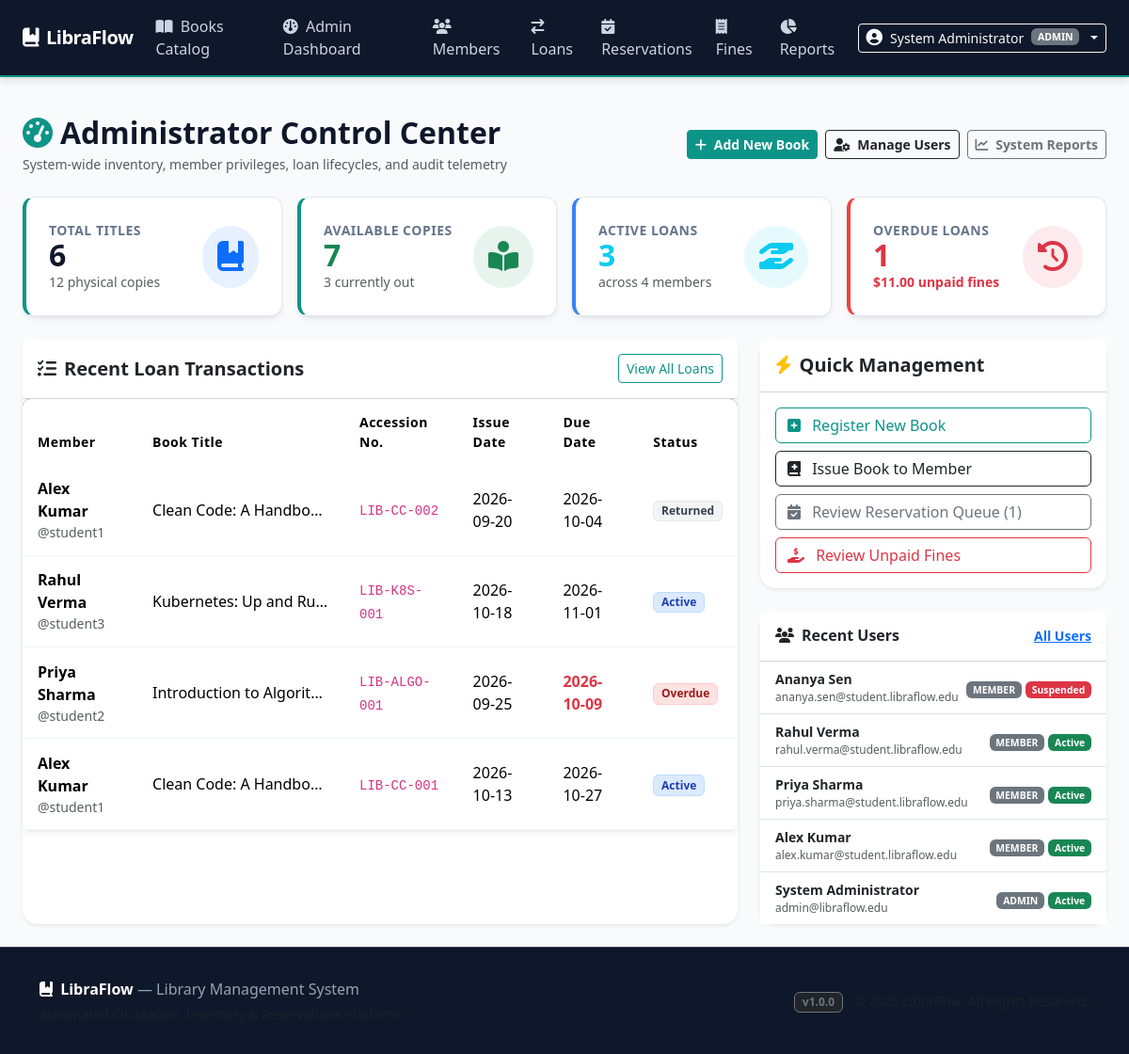
The page /admin/dashboard (signed in) on the database its author committed.
### tables this page shows
CREATE TABLE users (
    id INTEGER PRIMARY KEY AUTOINCREMENT,
    full_name TEXT NOT NULL,
    username TEXT UNIQUE NOT NULL,
    email TEXT UNIQUE NOT NULL,
    password_hash TEXT NOT NULL,
    role TEXT NOT NULL CHECK(role IN ('admin', 'librarian', 'member')),
    account_status TEXT NOT NULL DEFAULT 'active' CHECK(account_status IN ('active', 'suspended', 'inactive')),
    created_at TIMESTAMP DEFAULT CURRENT_TIMESTAMP
);

CREATE TABLE loans (
    id INTEGER PRIMARY KEY AUTOINCREMENT,
    book_copy_id INTEGER NOT NULL,
    member_id INTEGER NOT NULL,
    issue_date DATE NOT NULL,
    due_date DATE NOT NULL,
    return_date DATE,
    loan_status TEXT NOT NULL DEFAULT 'active' CHECK(loan_status IN ('active', 'returned', 'overdue')),
    created_at TIMESTAMP DEFAULT CURRENT_TIMESTAMP,
    FOREIGN KEY (book_copy_id) REFERENCES book_copies (id) ON DELETE RESTRICT,
    FOREIGN KEY (member_id) REFERENCES users (id) ON DELETE RESTRICT
);

CREATE TABLE books (
    id INTEGER PRIMARY KEY AUTOINCREMENT,
    isbn TEXT UNIQUE NOT NULL,
    title TEXT NOT NULL,
    author TEXT NOT NULL,
    publisher TEXT NOT NULL,
    category TEXT NOT NULL,
    publication_year INTEGER NOT NULL,
    description TEXT,
    created_at TIMESTAMP DEFAULT CURRENT_TIMESTAMP
);

CREATE TABLE book_copies (
    id INTEGER PRIMARY KEY AUTOINCREMENT,
    book_id INTEGER NOT NULL,
    accession_number TEXT UNIQUE NOT NULL,
    status TEXT NOT NULL DEFAULT 'available' CHECK(status IN ('available', 'borrowed', 'reserved', 'maintenance')),
    location TEXT NOT NULL,
    created_at TIMESTAMP DEFAULT CURRENT_TIMESTAMP,
    FOREIGN KEY (book_id) REFERENCES books (id) ON DELETE CASCADE
);

### app.py (the view)
    @app.route("/admin/dashboard")
    @login_required
    @roles_required("admin")
    def admin_dashboard():
        conn = get_db()
        sync_overdue_and_fines(conn, app.config["FINE_PER_DAY"])
        total_books = conn.execute("SELECT COUNT(*) as c FROM books").fetchone()["c"]
        total_copies = conn.execute("SELECT COUNT(*) as c FROM book_copies").fetchone()["c"]
        available_copies = conn.execute("SELECT COUNT(*) as c FROM book_copies WHERE status = 'available'").fetchone()["c"]
        borrowed_copies = conn.execute("SELECT COUNT(*) as c FROM book_copies WHERE status = 'borrowed'").fetchone()["c"]
        registered_members = conn.execute("SELECT COUNT(*) as c FROM users WHERE role = 'member'").fetchone()["c"]
        active_loans = conn.execute("SELECT COUNT(*) as c FROM loans WHERE return_date IS NULL").fetchone()["c"]
        overdue_loans = conn.execute("SELECT COUNT(*) as c FROM loans WHERE loan_status = 'overdue'").fetchone()["c"]
        pending_reservations = conn.execute("SELECT COUNT(*) as c FROM reservations WHERE reservation_status = 'pending'").fetchone()["c"]
        total_unpaid_fines = conn.execute("SELECT COALESCE(SUM(amount), 0) as s FROM fines WHERE payment_status = 'unpaid'").fetchone()["s"]
        recent_loans = conn.execute("""
            SELECT l.id, l.issue_date, l.due_date, l.loan_status,
                   u.full_name as member_name, u.username,
                   b.title as book_title, bc.accession_number
            FROM loans l
            JOIN users u ON l.member_id = u.id
            JOIN book_copies bc ON l.book_copy_id = bc.id
            JOIN books b ON bc.book_id = b.id
            ORDER BY l.id DESC LIMIT 5
        """).fetchall()
        recent_members = conn.execute("""
            SELECT id, full_name, username, email, role, account_status, created_at
            FROM users
            ORDER BY id DESC LIMIT 5
        """).fetchall()
        return render_template(
            "admin_dashboard.html",
            total_books=total_books,
            total_copies=total_copies,
            available_copies=available_copies,
            borrowed_copies=borrowed_copies,
            registered_members=registered_members,
            active_loans=active_loans,
            overdue_loans=overdue_loans,
            pending_reservations=pending_reservations,
            total_unpaid_fines=total_unpaid_fines,
            recent_loans=recent_loans,
            recent_members=recent_members
        )

### templates/admin_dashboard.html (shortened to what this page needs)
{% extends "base.html" %}
{% block content %}
<div class="container-fluid px-4 py-4">
  <div class="d-flex justify-content-between align-items-center mb-4 flex-wrap gap-2">
    <div>
      <h2 class="fw-bold mb-1"><i class="fa-solid fa-gauge-high text-teal me-2" style="color: var(--lf-teal-primary);"></i>Administrator Control Center</h2>
      <p class="text-muted small mb-0">System-wide inventory, member privileges, loan lifecycles, and audit telemetry</p>
    </div>
    <div class="d-flex gap-2">
      <a href="{{ url_for('add_book') }}" class="btn btn-primary btn-sm fw-semibold">
        <i class="fa-solid fa-plus me-1"></i> Add New Book
      </a>
      <a href="{{ url_for('members') }}" class="btn btn-outline-dark btn-sm fw-semibold">
        <i class="fa-solid fa-user-gear me-1"></i> Manage Users
      </a>
      <a href="{{ url_for('reports') }}" class="btn btn-outline-secondary btn-sm fw-semibold">
        <i class="fa-solid fa-chart-line me-1"></i> System Reports
      </a>
    </div>
  </div>
  <div class="row g-3 mb-4">
    <div class="col-sm-6 col-xl-3">
      <div class="stat-card">
        <div class="d-flex justify-content-between align-items-center">
          <div>
            <div class="stat-label">Total Titles</div>
            <div class="stat-value">{{ total_books }}</div>
            <small class="text-muted">{{ total_copies }} physical copies</small>
          </div>
          <div class="bg-primary bg-opacity-10 p-3 rounded-circle text-primary">
            <i class="fa-solid fa-book-bookmark fa-2x"></i>
          </div>
        </div>
      </div>
    </div>
    <div class="col-sm-6 col-xl-3">
      <div class="stat-card">
        <div class="d-flex justify-content-between align-items-center">
          <div>
            <div class="stat-label">Available Copies</div>
            <div class="stat-value text-success">{{ available_copies }}</div>
            <small class="text-muted">{{ borrowed_copies }} currently out</small>
          </div>
          <div class="bg-success bg-opacity-10 p-3 rounded-circle text-success">
            <i class="fa-solid fa-book-open-reader fa-2x"></i>
          </div>
        </div>
      </div>
    </div>
    <div class="col-sm-6 col-xl-3">
      <div class="stat-card info-card">
        <div class="d-flex justify-content-between align-items-center">
          <div>
            <div class="stat-label">Active Loans</div>
            <div class="stat-value text-info">{{ active_loans }}</div>
            <small class="text-muted">across {{ registered_members }} members</small>
          </div>
          <div class="bg-info bg-opacity-10 p-3 rounded-circle text-info">
            <i class="fa-solid fa-hand-holding-hand fa-2x"></i>
          </div>
        </div>
      </div>
    </div>
    <div class="col-sm-6 col-xl-3">
      <div class="stat-card alert-card">
        <div class="d-flex justify-content-between align-items-center">
          <div>
            <div class="stat-label">Overdue Loans</div>
            <div class="stat-value text-danger">{{ overdue_loans }}</div>
            <small class="text-danger fw-semibold">${{ "%.2f"|format(total_unpaid_fines) }} unpaid fines</small>
          </div>
          <div class="bg-danger bg-opacity-10 p-3 rounded-circle text-danger">
            <i class="fa-solid fa-clock-rotate-left fa-2x"></i>
          </div>
        </div>
      </div>
    </div>
  </div>
  <div class="row g-4">
    <div class="col-lg-8">
      <div class="card border-0 shadow-sm rounded-4 h-100">
        <div class="card-header bg-white py-3 d-flex justify-content-between align-items-center">
          <h5 class="fw-bold mb-0 text-navy"><i class="fa-solid fa-list-check me-2 text-teal"></i>Recent Loan Transactions</h5>
          <a href="{{ url_for('loans') }}" class="btn btn-outline-primary btn-sm">View All Loans</a>
        </div>
        <div class="card-body p-0">
          <div class="table-responsive">
            <table class="table align-middle mb-0">
              <thead>
                <tr>
                  <th>Member</th>
                  <th>Book Title</th>
                  <th>Accession No.</th>
                  <th>Issue Date</th>
                  <th>Due Date</th>
                  <th>Status</th>
                </tr>
              </thead>
              <tbody>
                {% for loan in recent_loans %}
                  <tr>
                    <td>
                      <span class="fw-bold">{{ loan.member_name }}</span>
                      <small class="d-block text-muted">@{{ loan.username }}</small>
                    </td>
                    <td class="text-truncate" style="max-width: 220px;" title="{{ loan.book_title }}">{{ loan.book_title }}</td>
                    <td><code>{{ loan.accession_number }}</code></td>
                    <td>{{ loan.issue_date }}</td>
                    <td>
                      <span class="{% if loan.loan_status == 'overdue' %}text-danger fw-bold{% endif %}">
                        {{ loan.due_date }}
                      </span>
                    </td>
                    <td>
                      {% if loan.loan_status == 'active' %}
                        <span class="badge badge-status-borrowed">Active</span>
                      {% elif loan.loan_status == 'overdue' %}
                        <span class="badge badge-status-overdue">Overdue</span>
                      {% else %}
                        <span class="badge badge-status-returned">Returned</span>
                      {% endif %}
                    </td>
                  </tr>
                {% else %}
                  <tr>
                    <td colspan="6" class="text-center text-muted py-4">No loan records found.</td>
                  </tr>
                {% endfor %}
              </tbody>
            </table>
          </div>
        </div>
      </div>
    </div>
    <div class="col-lg-4">
      <div class="card border-0 shadow-sm rounded-4 mb-4">
        <div class="card-header bg-white py-3">
          <h5 class="fw-bold mb-0 text-navy"><i class="fa-solid fa-bolt me-2 text-warning"></i>Quick Management</h5>
        </div>
        <div class="card-body">
          <div class="d-grid gap-2">
            <a href="{{ url_for('add_book') }}" class="btn btn-outline-primary text-start">
              <i class="fa-solid fa-square-plus me-2"></i> Register New Book
            </a>
            <a href="{{ url_for('loans') }}" class="btn btn-outline-dark text-start">
              <i class="fa-solid fa-book-medical me-2"></i> Issue Book to Member
            </a>
            <a href="{{ url_for('reservations') }}" class="btn btn-outline-secondary text-start">
              <i class="fa-solid fa-calendar-check me-2"></i> Review Reservation Queue ({{ pending_reservations }})
            </a>
            <a href="{{ url_for('fines') }}" class="btn btn-outline-danger text-start">
              <i class="fa-solid fa-hand-holding-dollar me-2"></i> Review Unpaid Fines
            </a>
          </div>
        </div>
      </div>
      <div class="card border-0 shadow-sm rounded-4">
        <div class="card-header bg-white py-3 d-flex justify-content-between align-items-center">
          <h6 class="fw-bold mb-0 text-navy"><i class="fa-solid fa-users me-2 text-teal"></i>Recent Users</h6>
          <a href="{{ url_for('members') }}" class="small fw-semibold text-teal">All Users</a>
        </div>
        <div class="card-body p-0">
          <ul class="list-group list-group-flush">
            {% for m in recent_members %}
              <li class="list-group-item d-flex justify-content-between align-items-center py-2 px-3">
                <div>
                  <div class="fw-semibold small">{{ m.full_name }}</div>
                  <div class="text-muted" style="font-size: 0.75rem;">{{ m.email }}</div>
                </div>
                <div>
                  <span class="badge bg-secondary text-uppercase" style="font-size: 0.65rem;">{{ m.role }}</span>
                  {% if m.account_status == 'active' %}
                    <span class="badge bg-success" style="font-size: 0.65rem;">Active</span>
                  {% else %}
                    <span class="badge bg-danger" style="font-size: 0.65rem;">Suspended</span>
                  {% endif %}
                </div>
              </li>
            {% endfor %}
          </ul>
        </div>
      </div>
    </div>
  </div>
</div>
{% endblock %}

### templates/base.html (shortened to what this page needs)
<!DOCTYPE html>
<html lang="en">
<head>
  <link href="https://cdn.jsdelivr.net/npm/bootstrap@5.3.3/dist/css/bootstrap.min.css" rel="stylesheet">
  <link rel="stylesheet" href="https://cdnjs.cloudflare.com/ajax/libs/font-awesome/6.5.1/css/all.min.css">
  <link rel="stylesheet" href="{{ url_for('static', filename='css/style.css') }}">
</head>
<body>
  <nav class="navbar navbar-expand-lg navbar-dark navbar-libraflow sticky-top">
    <div class="container-fluid px-4">
      <a class="navbar-brand" href="{{ url_for('index') }}">
        <i class="fa-solid fa-book-bookmark text-teal"></i>
        <span>LibraFlow</span>
      </a>
      <div class="collapse navbar-collapse" id="navbarMain">
        <ul class="navbar-nav me-auto mb-2 mb-lg-0">
          <li class="nav-item">
            <a class="nav-link" href="{{ url_for('books') }}">
              <i class="fa-solid fa-book-open me-1"></i> Books Catalog
            </a>
          </li>
          {% if current_user %}
            {% if current_user.role == 'admin' %}
              <li class="nav-item">
                <a class="nav-link" href="{{ url_for('admin_dashboard') }}">
                  <i class="fa-solid fa-gauge me-1"></i> Admin Dashboard
                </a>
              </li>
              <li class="nav-item">
                <a class="nav-link" href="{{ url_for('members') }}">
                  <i class="fa-solid fa-users me-1"></i> Members
                </a>
              </li>
              <li class="nav-item">
                <a class="nav-link" href="{{ url_for('loans') }}">
                  <i class="fa-solid fa-arrow-right-arrow-left me-1"></i> Loans
                </a>
              </li>
              <li class="nav-item">
                <a class="nav-link" href="{{ url_for('reservations') }}">
                  <i class="fa-solid fa-calendar-check me-1"></i> Reservations
                </a>
              </li>
              <li class="nav-item">
                <a class="nav-link" href="{{ url_for('fines') }}">
                  <i class="fa-solid fa-receipt me-1"></i> Fines
                </a>
              </li>
              <li class="nav-item">
                <a class="nav-link" href="{{ url_for('reports') }}">
                  <i class="fa-solid fa-chart-pie me-1"></i> Reports
                </a>
              </li>
            {% endif %}
          {% endif %}
        </ul>
        <div class="d-flex align-items-center gap-3">
          {% if current_user %}
            <div class="dropdown">
              <button class="btn btn-outline-light btn-sm dropdown-toggle d-flex align-items-center gap-2" type="button" data-bs-toggle="dropdown">
                <span>{{ current_user.full_name }}</span>
                <span class="badge bg-secondary text-uppercase">{% if current_user.role == 'admin' %}ADMIN{% else %}STUDENT{% endif %}</span>
              </button>
            </div>
          {% endif %}
        </div>
      </div>
    </div>
  </nav>
  <main class="flex-grow-1">
    {% block content %}{% endblock %}
  </main>
  <footer>
    <div class="container text-center">
      <div class="row align-items-center">
        <div class="col-md-6 text-md-start mb-2 mb-md-0">
          <span class="fw-bold text-white"><i class="fa-solid fa-book-bookmark text-teal me-1"></i> LibraFlow</span> — Library Management System
          <div class="small text-muted mt-1">Automated Circulation, Inventory & Reservations Platform</div>
        </div>
        <div class="col-md-6 text-md-end">
          <span class="badge bg-dark border border-secondary text-secondary me-2">v1.0.0</span>
          <span class="small text-muted">&copy; {{ current_year }} LibraFlow. All Rights Reserved.</span>
        </div>
      </div>
    </div>
  </footer>
</body>
</html>

### rows shown on the page
users: full_name "System Administrator", email "admin@libraflow.edu", role "ADMIN", account_status "Active"
loans: member_name "Alex Kumar", username "student1", book_title "Clean Code: A Handbo…", accession_number "LIB-CC-002", issue_date "2026-09-20", due_date "2026-10-04", loan_status "Returned"
loans: member_name "Rahul Verma", username "student3", book_title "Kubernetes: Up and Ru…", accession_number "LIB-K8S-001", issue_date "2026-10-18", due_date "2026-11-01", loan_status "Active"
loans: member_name "Priya Sharma", username "student2", book_title "Introduction to Algorit…", accession_number "LIB-ALGO-001", issue_date "2026-09-25", due_date "2026-10-09", loan_status "Overdue"
loans: member_name "Alex Kumar", username "student1", book_title "Clean Code: A Handbo…", accession_number "LIB-CC-001", issue_date "2026-10-13", due_date "2026-10-27", loan_status "Active"
users: full_name "Ananya Sen", email "ananya.sen@student.libraflow.edu", role "MEMBER", account_status "Suspended"
users: full_name "Rahul Verma", email "rahul.verma@student.libraflow.edu", role "MEMBER", account_status "Active"
users: full_name "Priya Sharma", email "priya.sharma@student.libraflow.edu", role "MEMBER", account_status "Active"
users: full_name "Alex Kumar", email "alex.kumar@student.libraflow.edu", role "MEMBER", account_status "Active"

### other values the page prints
{{ total_books }} "6"
{{ total_copies }} "12"
{{ available_copies }} "7"
{{ borrowed_copies }} "3"
{{ active_loans }} "3"
{{ registered_members }} "4"
{{ overdue_loans }} "1"
{{ "%.2f"|format(total_unpaid_fines) }} "11.00"
{{ pending_reservations }} "1"
